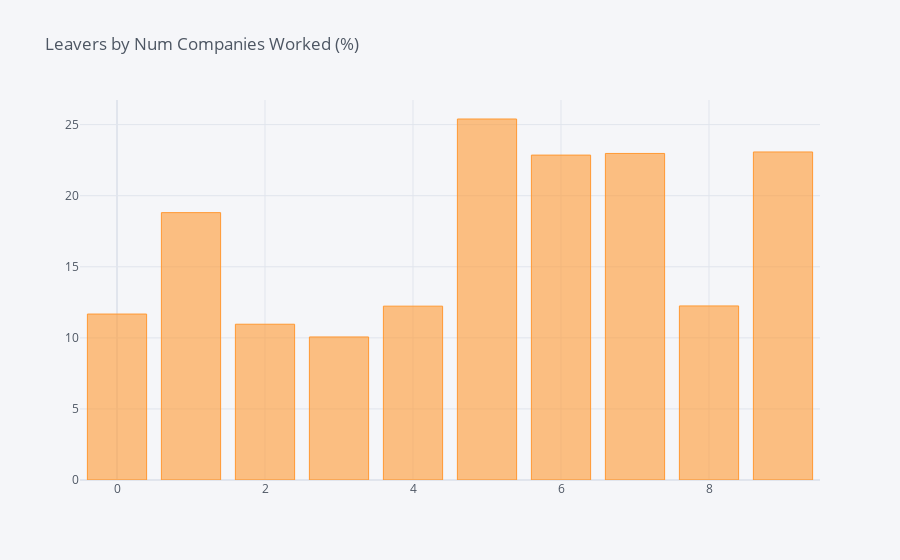

Notebook code for this chart:
### Code cell
df_NumCompaniesWorked = pd.DataFrame(columns=["Num Companies Worked", "% of Leavers"])
i=0
for field in list(df_HR['NumCompaniesWorked'].unique()):
    ratio = df_HR[(df_HR['NumCompaniesWorked']==field)&(df_HR['Attrition']=="Yes")].shape[0] / df_HR[df_HR['NumCompaniesWorked']==field].shape[0]
    df_NumCompaniesWorked.loc[i] = (field, ratio*100)
    i += 1
    #print("In {}, the ratio of leavers is {:.2f}%".format(field, ratio*100))    
df_NC = df_NumCompaniesWorked.groupby(by="Num Companies Worked").sum()
df_NC.iplot(kind='bar',title='Leavers by Num Companies Worked (%)')

### Figure 1 — Plotly figure (JSON) as saved in the notebook; plotly's stock layout.template omitted (floating-point values rounded to 4 significant figures)
{"data": [{"marker": {"color": "rgba(255, 153, 51, 0.6)", "line": {"color": "rgba(255, 153, 51, 1.0)", "width": 1}}, "name": "% of Leavers", "orientation": "v", "text": "", "type": "bar", "x": [0, 1, 2, 3, 4, 5, 6, 7, 8, 9], "y": [11.68, 18.81, 10.96, 10.06, 12.23, 25.4, 22.86, 22.97, 12.24, 23.08]}], "layout": {"legend": {"bgcolor": "#F5F6F9", "font": {"color": "#4D5663"}}, "paper_bgcolor": "#F5F6F9", "plot_bgcolor": "#F5F6F9", "title": {"font": {"color": "#4D5663"}, "text": "Leavers by Num Companies Worked (%)"}, "xaxis": {"gridcolor": "#E1E5ED", "showgrid": true, "tickfont": {"color": "#4D5663"}, "title": {"font": {"color": "#4D5663"}, "text": ""}, "zerolinecolor": "#E1E5ED"}, "yaxis": {"gridcolor": "#E1E5ED", "showgrid": true, "tickfont": {"color": "#4D5663"}, "title": {"font": {"color": "#4D5663"}, "text": ""}, "zerolinecolor": "#E1E5ED"}}}
